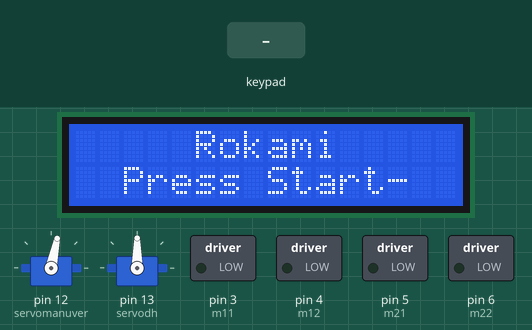
Recording of a sketch running on a simulated Arduino Mega 2560, built with avr-gcc and run on an emulated ATmega2560. Shown: 16×2 character LCD, 2 × servo, switched loads named in the sketch (green lamp = pin HIGH). The test bench sets the inputs (shaded band).

Above: at 1.5 s.
1.6 s: key '+' pressed
At 2.8 s:
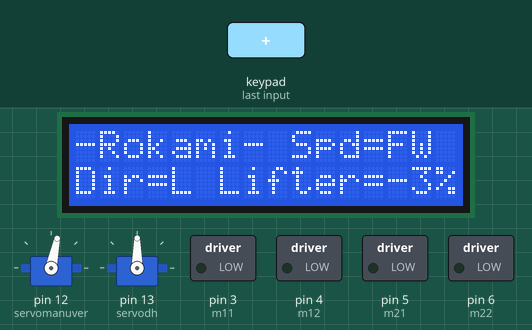
3.4 s: key 'U' pressed
At 4.9 s:
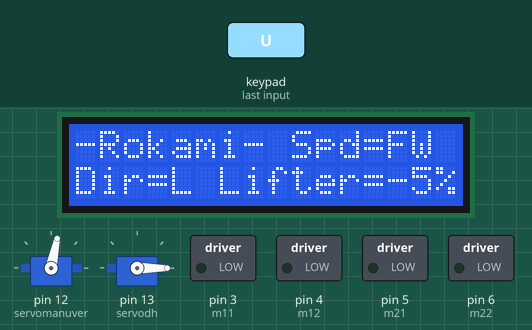
Timing chart, 0 to 6.4 s (numbered marks = the images above; inputs shaded):
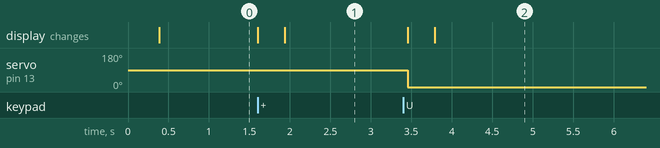

Measured:
- after the input at 1.6 s, the display: first changes at once (image 1 shows a later state)
- after the input at 3.4 s, servo on pin 13 (servodh): 90° → 0° after 0.06 s; the display: first changes after 0.06 s (image 2 shows a later state)

The sketch:

Code.ino
```cpp
#include <PS2X_lib.h>
#include <Servo.h>
#include <Wire.h>
#include <LiquidCrystal_I2C.h>

//Stik
PS2X ps2x;
#define PS2_DAT 50
#define PS2_CMD 51
#define PS2_SEL 53
#define PS2_CLK 52
#define pressures false
#define rumble false

//Pin L298N
#define m11 3
#define m12 4
#define m21 5
#define m22 6
#define eL 7
#define eR 2

//LCD
LiquidCrystal_I2C lcd(0x27, 16, 2);

//Class
Servo servomanuver, servodh;
int error = 0;
byte vibrate = 0;
int sudut = 0;
int sudutdh = 0;
int motor = 0;
int servovalue = 0;
int servovalue1 = 0;
int servovaluedh = 0;
int pil = 0;
int analogmotor = 0;

void setup()
{
  //LCD
  lcd.begin();

  //Motor
  pinMode(m11, OUTPUT);
  pinMode(m12, OUTPUT);
  pinMode(m21, OUTPUT);
  pinMode(m22, OUTPUT);
  pinMode(eL, INPUT);
  pinMode(eR, INPUT);

  //Servo
  servomanuver.attach(12);
  servomanuver.write(78);
  servodh.attach(13);

  //Konek Stik
  delay(300);
  error = ps2x.config_gamepad(PS2_CLK, PS2_CMD, PS2_SEL, PS2_DAT, pressures, rumble);
  if (error == 0)
  {
    Serial.println("Kelazzz Konek Stiknya Browww\n");
  }
  else
  {
    Serial.println("Ga Konek Stiknya Pak");
  }

  //Start Menu
  menu(pil);
}

void loop()
{
  ps2x.read_gamepad(false, 0);

  if (pil == 0)
  {
    if (ps2x.Button(PSB_START))
    {
      pil += 1;
      lcd.clear();
    }
  }
  else
  {
    //Lifter
    if (ps2x.Button(PSB_PAD_DOWN))
    {
      sudutdh += 2;
      servodh.write(sudutdh);
    }
    if (ps2x.Button(PSB_PAD_UP))
    {
      sudutdh -= 2;
      servodh.write(sudutdh);
    }
    servovaluedh = sudutdh;
    servovaluedh = map(servovaluedh, 50, 180, 0, 100);


    //Kecepatan Motor
    if (ps2x.Button(PSB_L2))
    {
      analogmotor = ps2x.Analog(PSS_LY);

      if (ps2x.Analog(PSS_LY) == 128)
      {
        motor = 0;
        drivemati(motor, motor);
      }
      if (ps2x.Analog(PSS_LY) < 128)
      {
        motor = ((128 - ps2x.Analog(PSS_LY)) * 2) - 100;
        drivemaju(motor, motor);
      }
      if (ps2x.Analog(PSS_LY) > 128)
      {
        motor = ((128 - ps2x.Analog(PSS_LY)) * (-2)) - 100;
        drivemundur(motor, motor);
      }
    }


    //Manuver
    if (ps2x.Button(PSB_R2))
    {
      servovalue1 = ps2x.Analog(PSS_RX);

      if (ps2x.Analog(PSS_RX) == 128)
      {
        servomanuver.write(78);
      }
      if (ps2x.Analog(PSS_RX) < 128)
      {
        servovalue = map(servovalue1, 0, 127, 55, 78);
        servomanuver.write(servovalue);
      }
      if (ps2x.Analog(PSS_RX) > 128)
      {
        servovalue = map(servovalue1, 129, 255, 78, 110);
        servomanuver.write(servovalue);
      }
    }
    //Monitor
    menu(pil);
  }
  //Delay Loop
  delay(1);
}

void drivemaju (int speedleft, int speedright)
{
  analogWrite(eR, speedright);
  analogWrite(eL, speedleft);
  digitalWrite(m11, LOW);
  digitalWrite(m12, HIGH);
  digitalWrite(m21, LOW);
  digitalWrite(m22, HIGH);
}

void drivemundur(int speedleft, int speedright)
{
  analogWrite(eR, speedright);
  analogWrite(eL, speedleft);
  digitalWrite(m11, HIGH);
  digitalWrite(m12, LOW);
  digitalWrite(m21, HIGH);
  digitalWrite(m22, LOW);
}

void drivemati(int speedleft, int speedright)
{
  analogWrite(eL, speedleft);
  analogWrite(eR, speedright);
  digitalWrite(m11, LOW);
  digitalWrite(m12, LOW);
  digitalWrite(m21, LOW);
  digitalWrite(m22, LOW);
}

void menu(int x)
{
  switch (x)
  {
    case 0:
      lcd.clear();
      lcd.setCursor(5, 0);
      lcd.print("Rokami");
      lcd.setCursor(2, 1);
      lcd.print("Press Start-");
      break;
    case 1:
      lcd.setCursor(0, 0);
      lcd.print("-Rokami-");

      lcd.setCursor(9, 0);
      lcd.print("Spd=");
      lcd.setCursor(13, 0);
      if (analogmotor == 128)
      {
        lcd.setCursor(13, 0);
        lcd.print("ST");
      }
      if (analogmotor < 128)
      {
        lcd.setCursor(13, 0);
        lcd.print("FW");
      }
      if (analogmotor > 128)
      {
        lcd.setCursor(13, 0);
        lcd.print("RV");
      }

      lcd.setCursor(0, 1);
      lcd.print("Dir=");
      if (servovalue1 == 128)
      {
        lcd.setCursor(4, 1);
        lcd.print("F");
      }
      if (servovalue1 < 128)
      {
        lcd.setCursor(4, 1);
        lcd.print("L");
      }
      if (servovalue1 > 128)
      {
        lcd.setCursor(4, 1);
        lcd.print("R");
      }

      lcd.setCursor(6, 1);
      lcd.print("Lifter=");
      lcd.setCursor(13, 1);
      lcd.print(servovaluedh);
      lcd.setCursor(15, 1);
      lcd.print("%");

      break;
  }
}
```
